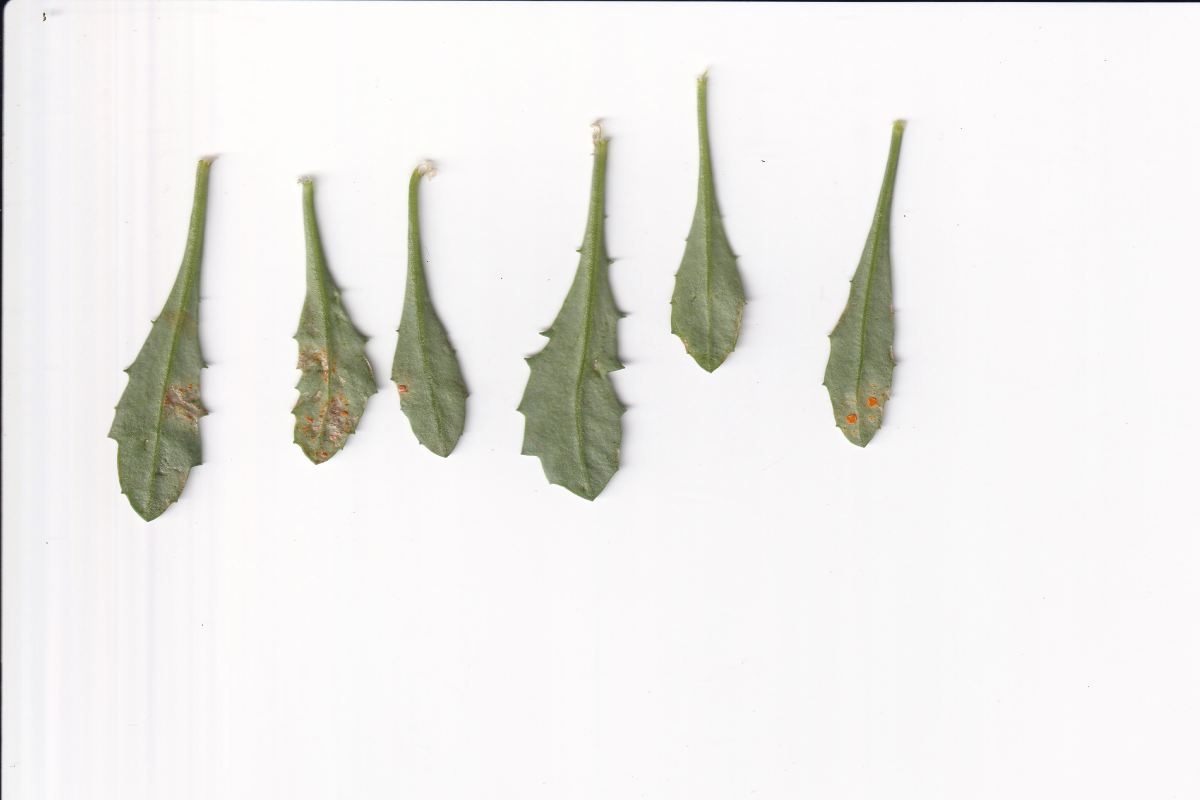
#> input picture imgs/P277E.jpg, 3600 x 2400 px (shown at 1/3 size); its folder holds only this picture in this run
$ python leaf_seg_v0.1.py
#> lines starting #> are read from the running program, lines starting #| are printed output that depends on the picture; after the words box and inside, x2 and y2 are one past the last pixel; in counts of white or black regions, pixels touching at a corner belong together
# -*- coding: utf-8 -*-
"""
Created on Thu Feb 23 17:04:46 2023

@author: zhoum
"""
#trying to extract the image of leaves
import cv2
import numpy as np
# img =  cv2.imread('P313D.JPG')


import os
# os.chdir('imgs')
#get current dir
pathdir=os.getcwd()


import glob

import re

# get the path/directory
folder_dir = 'imgs'

# iterate over files in
# that directory
for images in glob.iglob(f'{folder_dir}/*'):

    # check if the image ends with png
    if (images.endswith(".jpg")):
        # print(images)
        img =  cv2.imread(images)
#> img is the input picture: shape (2400, 3600, 3); mean B, G, R 233.9, 236.4, 237.4


        # [8 lines of commented-out code are left out]
        hsv = cv2.cvtColor(img, cv2.COLOR_BGR2HSV)
#> hsv: shape (2400, 3600, 3); mean H, S, V 103.1, 8, 238


        # find the green color in the leaf
        mask_green = cv2.inRange(hsv, (20, 20, 20), (100, 255, 255))
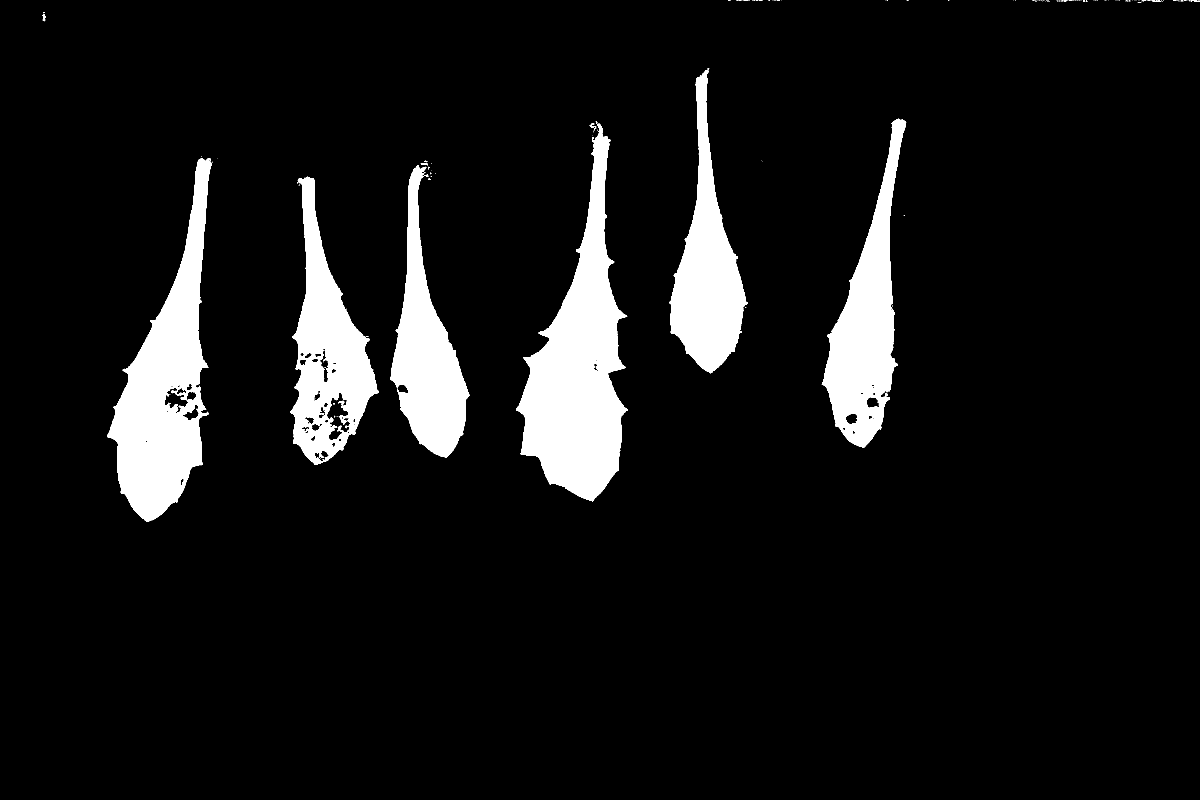
#> mask_green: shape (2400, 3600) (shown at 1/3 size); 8.2% white; 182 white regions (165 under 20 px), largest, box (x1, y1, x2, y2) and area: (1548, 370, 1883, 1504) 174715, (322, 475, 636, 1566) 148546, (2465, 356, 2719, 1343) 102821
        # find the grey color
        mask_grey = cv2.inRange(hsv, (100,100,100), (254,255,255))
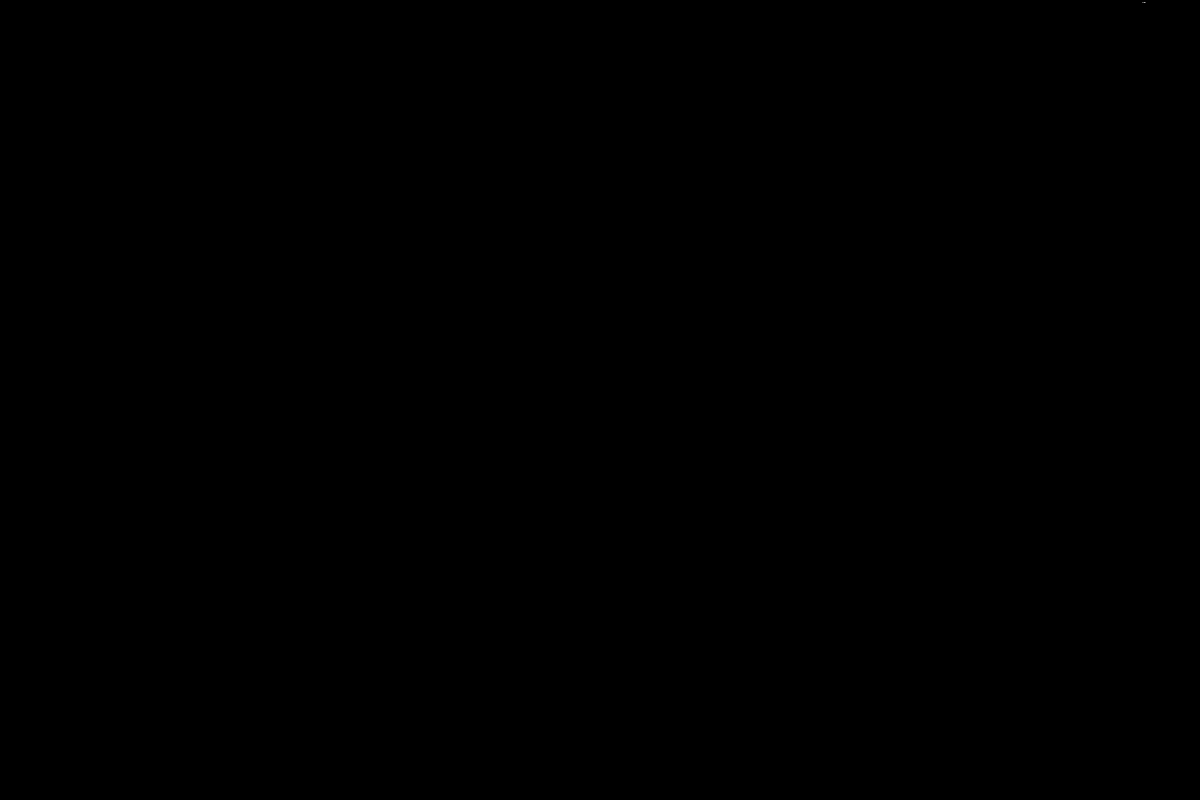
#> mask_grey: shape (2400, 3600) (shown at 1/3 size); 0% white in thin lines or dots, all inside (x1, y1, x2, y2) = (3428, 6, 3437, 7)
        # find the orange color
        mask_orange = cv2.inRange(hsv, (8, 20, 20), (80, 255, 255))
#> mask_orange: shape (2400, 3600); 8.5% white; 72 white regions (65 under 20 px), largest, box (x1, y1, x2, y2) and area: (1548, 356, 1883, 1504) 176262, (322, 469, 656, 1566) 154312, (872, 530, 1136, 1395) 110248


        # find any of the three colors(green or brown or yellow) in the image
        mask = cv2.bitwise_or(mask_green, mask_grey)
        mask = cv2.bitwise_or(mask, mask_orange)
#> mask: shape (2400, 3600); 8.5% white; 139 white regions (130 under 20 px), largest, box (x1, y1, x2, y2) and area: (1548, 356, 1883, 1504) 176267, (322, 469, 656, 1566) 154323, (872, 530, 1136, 1395) 110248


        # Bitwise-AND mask and original image
        res = cv2.bitwise_and(img,img, mask= mask)
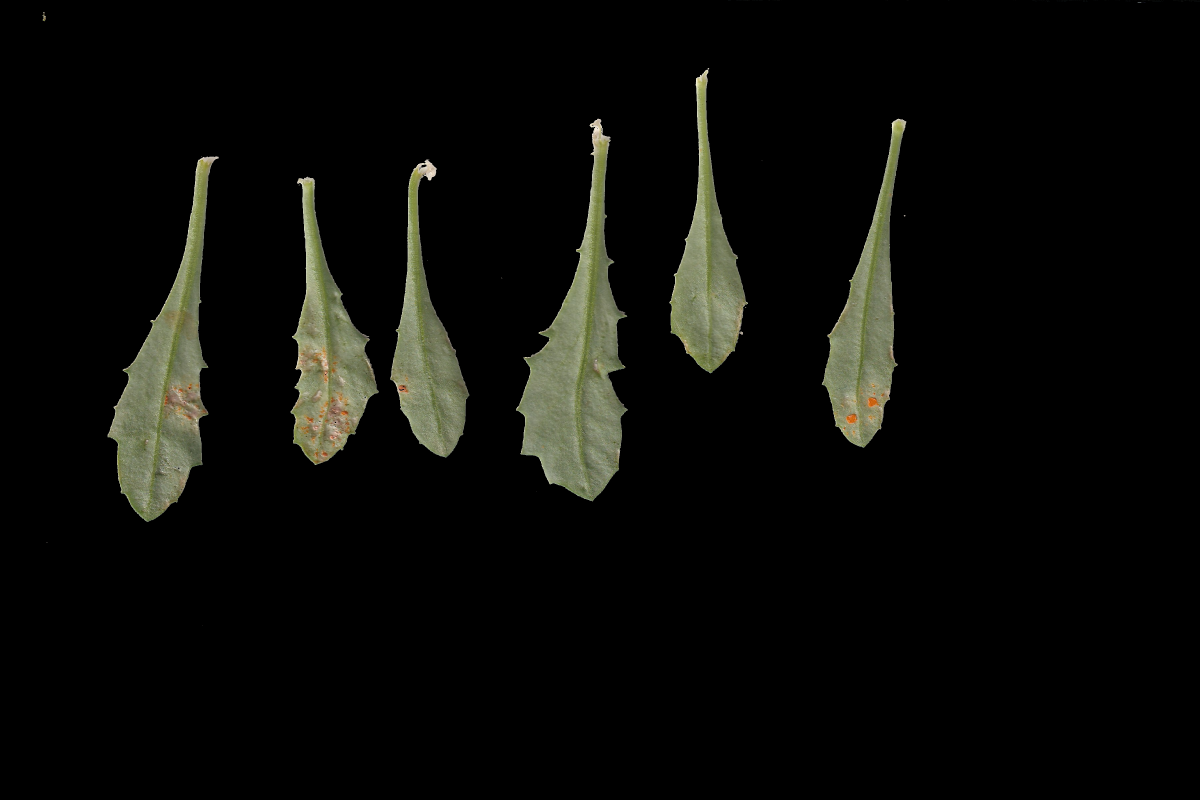
#> res: shape (2400, 3600, 3) (shown at 1/3 size); mean B, G, R 8.4, 11.5, 11.1


        # [9 lines of commented-out code are left out]

        s = re.findall('\\\(.*?)\.', images)
        # print(s)
        ###writing the result into images

        cv2.imwrite(os.path.join(pathdir , "e"+str(s)+".jpg"), res)

# #fill holes in the mask
# kernel = cv2.getStructuringElement(cv2.MORPH_ELLIPSE,(10,10))
# mask = cv2.morphologyEx(mask,cv2.MORPH_OPEN,kernel)


#printing out the masking for analysis

$ run again, on imgs/P313D.jpg
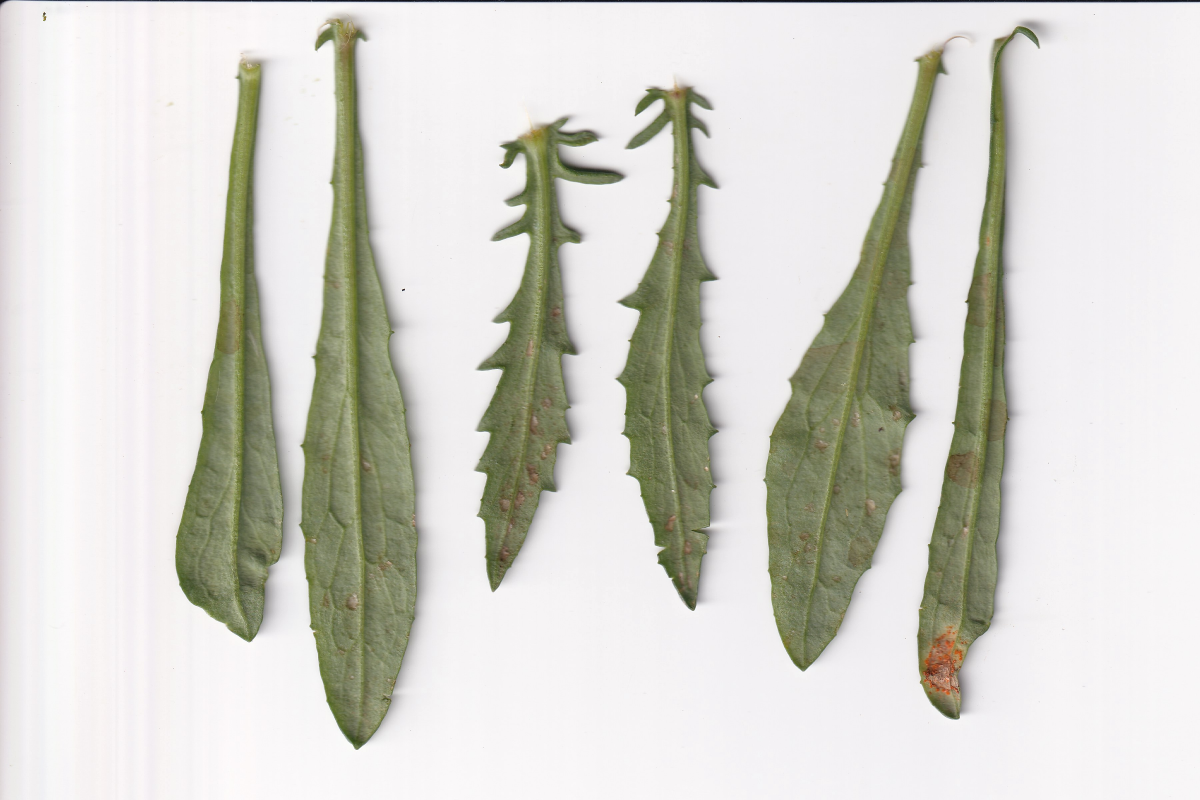
#> input picture imgs/P313D.jpg, 3600 x 2400 px (shown at 1/3 size)
#> img is the input picture: shape (2400, 3600, 3); mean B, G, R 204.8, 212, 212.6
#> hsv: shape (2400, 3600, 3); mean H, S, V 112.4, 19.7, 214.2
#> `mask_green = cv2.inRange(hsv, (20, 20, 20), (100, 255, 255))`:
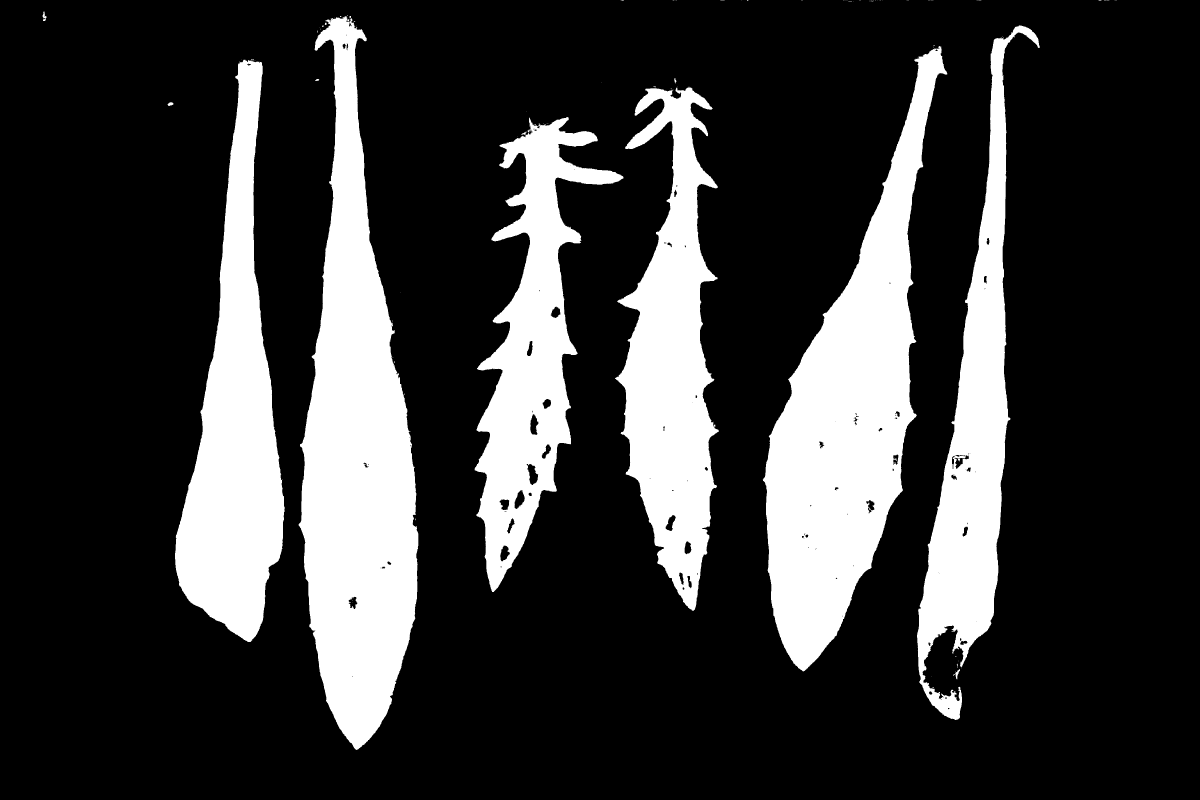
#> mask_green: shape (2400, 3600) (shown at 1/3 size); 21.7% white; 143 white regions (127 under 20 px), largest, box (x1, y1, x2, y2) and area: (896, 49, 1255, 2250) 449975, (2288, 138, 2842, 2014) 415184, (525, 179, 854, 1926) 282520
#> mask_grey: shape (2400, 3600); every value is 0
#> mask_orange: shape (2400, 3600); 22.1% white; 46 white regions (36 under 20 px), largest, box (x1, y1, x2, y2) and area: (896, 44, 1255, 2250) 452333, (2288, 128, 2842, 2014) 417495, (525, 159, 854, 1926) 283328
#> mask: shape (2400, 3600); 22.1% white; 70 white regions (60 under 20 px), largest, box (x1, y1, x2, y2) and area: (896, 44, 1255, 2250) 452333, (2288, 128, 2842, 2014) 417496, (525, 159, 854, 1926) 283328
#> `res = cv2.bitwise_and(img,img, mask= mask)`:
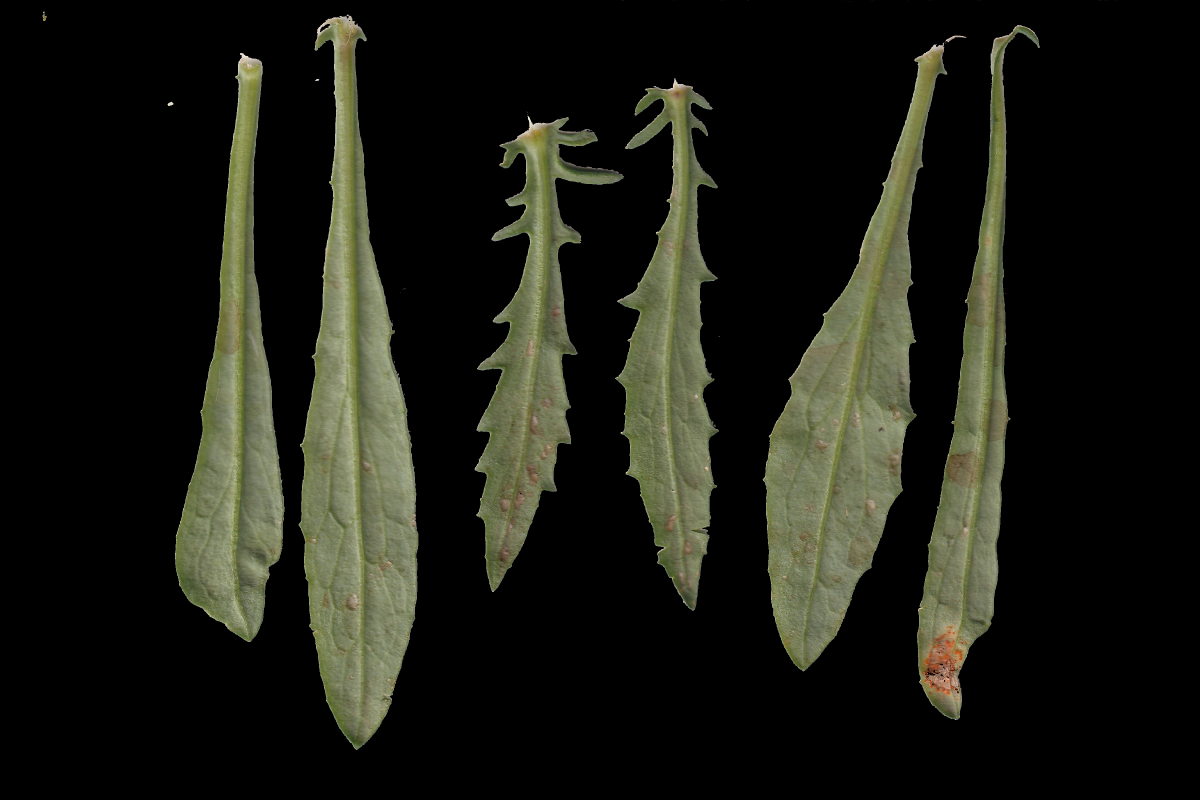
#> res: shape (2400, 3600, 3) (shown at 1/3 size); mean B, G, R 19.5, 27.7, 26.7
